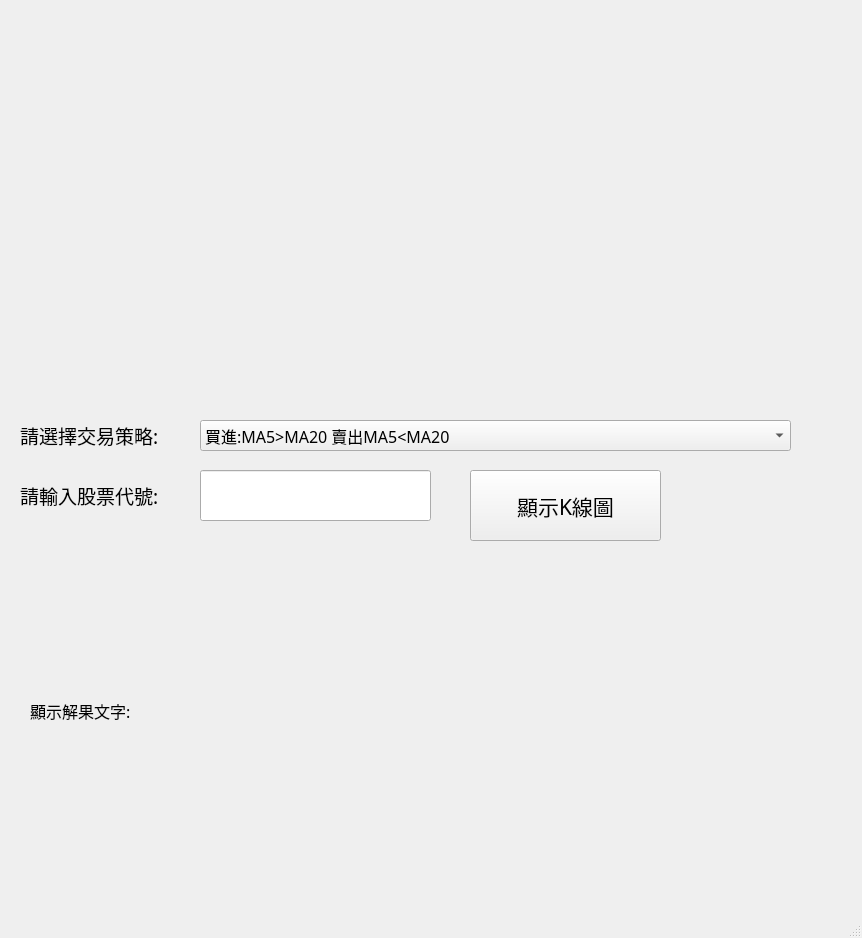
<?xml version="1.0" encoding="UTF-8"?>
<ui version="4.0">
 <class>MainWindow</class>
 <widget class="QMainWindow" name="MainWindow">
  <property name="geometry">
   <rect>
    <x>0</x>
    <y>0</y>
    <width>862</width>
    <height>938</height>
   </rect>
  </property>
  <property name="windowTitle">
   <string>MainWindow</string>
  </property>
  <widget class="QWidget" name="centralwidget">
   <widget class="QLabel" name="label">
    <property name="geometry">
     <rect>
      <x>140</x>
      <y>0</y>
      <width>571</width>
      <height>401</height>
     </rect>
    </property>
    <property name="text">
     <string/>
    </property>
    <property name="pixmap">
     <pixmap>初始.png</pixmap>
    </property>
   </widget>
   <widget class="QLabel" name="label_2">
    <property name="geometry">
     <rect>
      <x>20</x>
      <y>470</y>
      <width>151</width>
      <height>51</height>
     </rect>
    </property>
    <property name="font">
     <font>
      <family>Agency FB</family>
      <pointsize>14</pointsize>
     </font>
    </property>
    <property name="text">
     <string>請輸入股票代號:</string>
    </property>
   </widget>
   <widget class="QLineEdit" name="lineEdit">
    <property name="geometry">
     <rect>
      <x>200</x>
      <y>470</y>
      <width>231</width>
      <height>51</height>
     </rect>
    </property>
    <property name="font">
     <font>
      <family>Agency FB</family>
      <pointsize>16</pointsize>
     </font>
    </property>
   </widget>
   <widget class="QPushButton" name="pushButton">
    <property name="geometry">
     <rect>
      <x>470</x>
      <y>470</y>
      <width>191</width>
      <height>71</height>
     </rect>
    </property>
    <property name="font">
     <font>
      <family>Agency FB</family>
      <pointsize>16</pointsize>
     </font>
    </property>
    <property name="text">
     <string>顯示K線圖</string>
    </property>
   </widget>
   <widget class="QLabel" name="label_3">
    <property name="geometry">
     <rect>
      <x>30</x>
      <y>550</y>
      <width>651</width>
      <height>321</height>
     </rect>
    </property>
    <property name="font">
     <font>
      <family>微軟正黑體</family>
      <pointsize>12</pointsize>
     </font>
    </property>
    <property name="text">
     <string>顯示解果文字:</string>
    </property>
   </widget>
   <widget class="QComboBox" name="comboBox">
    <property name="geometry">
     <rect>
      <x>200</x>
      <y>420</y>
      <width>591</width>
      <height>31</height>
     </rect>
    </property>
    <property name="font">
     <font>
      <family>Agency FB</family>
      <pointsize>12</pointsize>
     </font>
    </property>
    <item>
     <property name="text">
      <string>買進:MA5&gt;MA20 賣出MA5&lt;MA20</string>
     </property>
    </item>
    <item>
     <property name="text">
      <string>買進:MA5&gt;MA10&gt;MA20 賣出: MA5&lt;MA10</string>
     </property>
    </item>
    <item>
     <property name="text">
      <string>買進:MA5&gt;MA10&gt;MA20 且當日成交量大於過去20日平均的2倍 賣出: MA5&lt;MA10 且當日成交量大於過去20日平均的2倍</string>
     </property>
    </item>
   </widget>
   <widget class="QLabel" name="label_4">
    <property name="geometry">
     <rect>
      <x>20</x>
      <y>410</y>
      <width>151</width>
      <height>51</height>
     </rect>
    </property>
    <property name="font">
     <font>
      <family>Agency FB</family>
      <pointsize>14</pointsize>
     </font>
    </property>
    <property name="text">
     <string>請選擇交易策略:</string>
    </property>
   </widget>
  </widget>
  <widget class="QMenuBar" name="menubar">
   <property name="geometry">
    <rect>
     <x>0</x>
     <y>0</y>
     <width>862</width>
     <height>21</height>
    </rect>
   </property>
  </widget>
  <widget class="QStatusBar" name="statusbar"/>
 </widget>
 <resources/>
 <connections/>
</ui>
